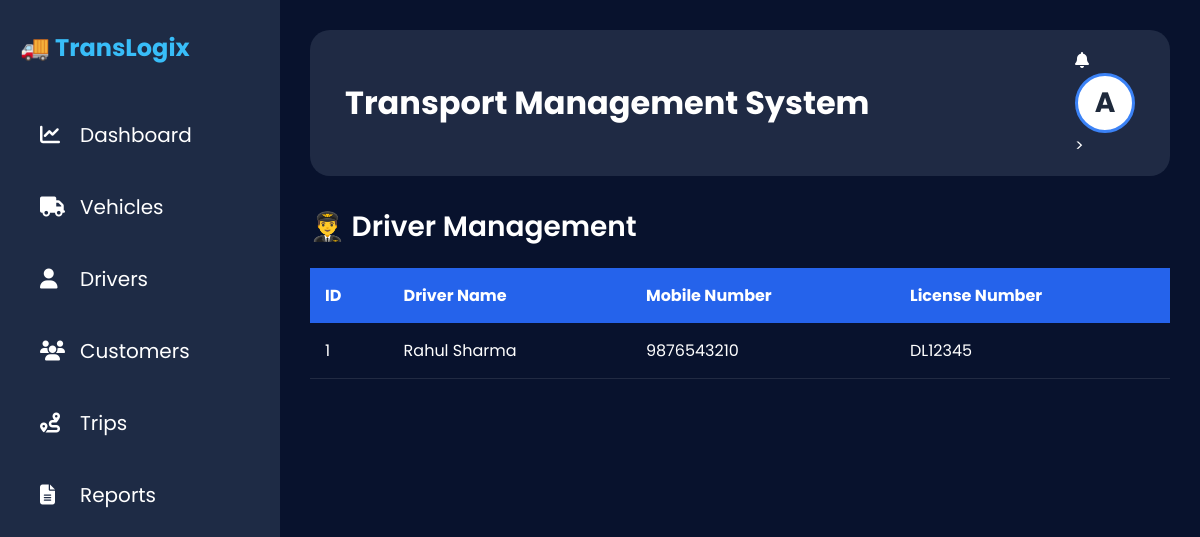
Page /drivers on the committed database.
### app.py (models this page shows)
class Driver(db.Model):
    id = db.Column(db.Integer, primary_key=True)
    name = db.Column(db.String(100))
    mobile = db.Column(db.String(20))
    license_no = db.Column(db.String(50))

### app.py (the view)
@app.route("/drivers")
def drivers():
    return render_template(
        "drivers.html",
        drivers=Driver.query.all()
    )

### app.py (called while the page is built)
@app.context_processor
def inject_user():
    user = None
    if session.get("user_id"):
        user = User.query.get(session["user_id"])
    return dict(current_user=user)

### templates/drivers.html
{% extends "base.html" %}
{% block content %}
<h2 class="page-title">
    👨‍✈️ Driver Management
</h2>
<table class="table">
    <thead>
        <tr>
            <th>ID</th>
            <th>Driver Name</th>
            <th>Mobile Number</th>
            <th>License Number</th>
        </tr>
    </thead>
    <tbody>
        {% for driver in drivers %}
        <tr>
            <td>{{ driver.id }}</td>
            <td>{{ driver.name }}</td>
            <td>{{ driver.mobile }}</td>
            <td>{{ driver.license_no }}</td>
        </tr>
        {% endfor %}
    </tbody>
</table>
{% endblock %}

### static/css/style.css (style rules this page uses)
* { margin:0; padding:0; box-sizing:border-box; font-family:'Poppins',sans-serif; }
body { background:#08122d; color:white; display:flex; min-height:100vh; }
table { width:100%; border-collapse:collapse; }
table th { background:#2563eb; color:white; padding:15px; text-align:left; }
table td { padding:15px; border-bottom:1px solid rgba(255,255,255,.1); }
.page-title { font-size:28px; margin-bottom:20px; font-weight:600; }

### rows in the picture
Driver: id "1", name "Rahul Sharma", mobile "9876543210", license_no "DL12345"
